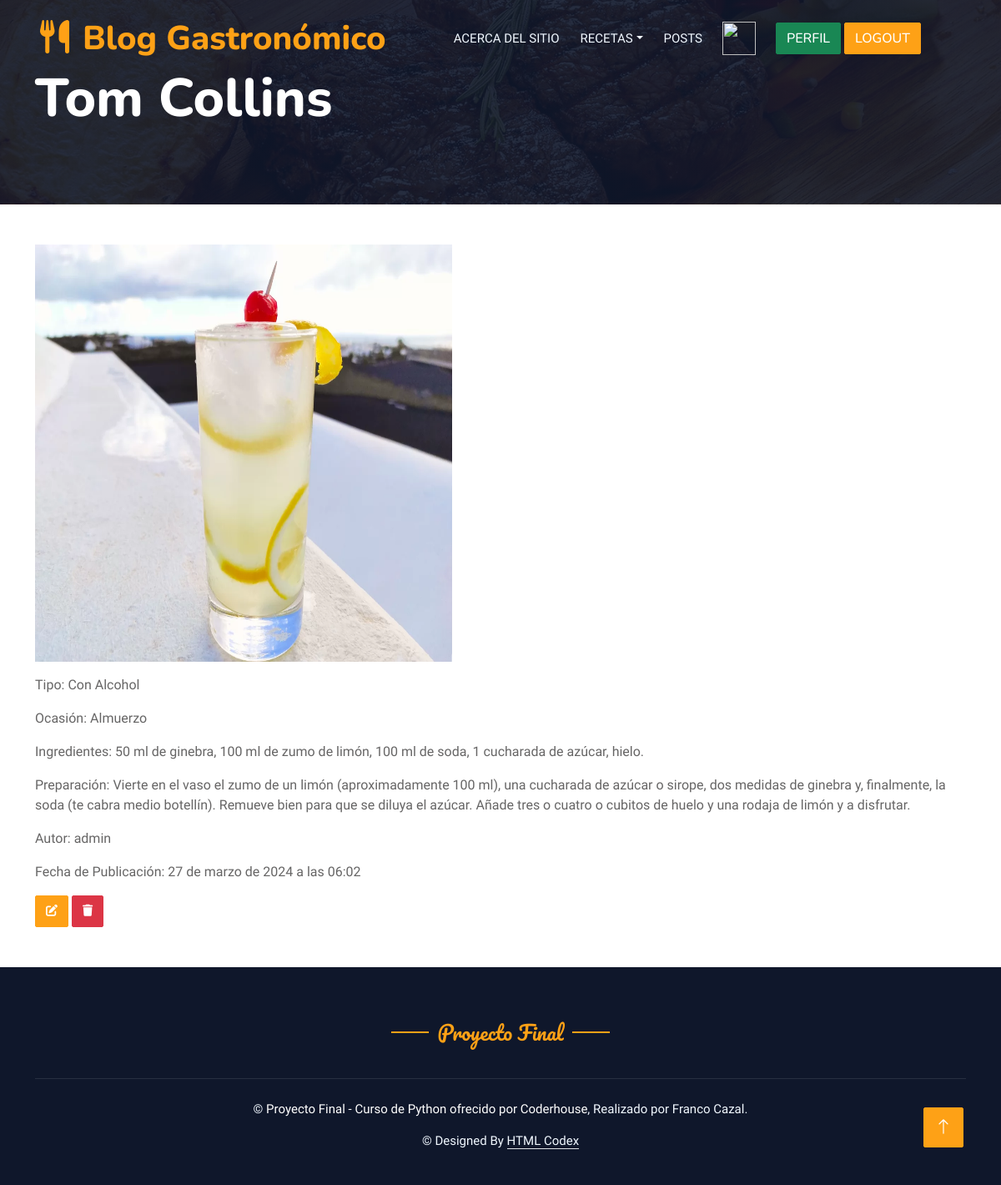
The page /detalleBebida/1/ (signed in) on the database its author committed.
### aplicacion/models.py (models this page shows, shortened)
class Bebida(models.Model):
    recetaBebidaTipo = (
        ('Con Alcohol','Con Alcohol'),
        ('Sin Alcohol','Sin Alcohol'),
        ('Cafetería','Cafetería'),
    )
    usuario = models.ForeignKey(User, on_delete=models.CASCADE, null=True, blank=True)
    titulo = models.CharField(max_length=50)
    tipo = models.CharField(max_length=20, choices=recetaBebidaTipo, default='sinAlcohol')
    ocasion = models.CharField(max_length=20)
    ingredientes = models.TextField(null=True, blank=True)
    preparacion = models.TextField(null=True, blank=True)
    fechaPublicacion = models.DateTimeField(auto_now_add=True)
    imagenRecetaBebida = models.ImageField(upload_to="galeria", null=True)

### aplicacion/views.py (the view)
# urls.py: path('detalleBebida/<int:pk>/', BebidaDetalle.as_view(), name="detalleBebida"),
class BebidaDetalle(LoginRequiredMixin, DetailView):
    model = Bebida
    context_object_name = 'bebida'
    template_name = 'aplicacion/detalleBebida.html'

### aplicacion/templates/aplicacion/detalleBebida.html
{% extends 'aplicacion/pagina.html' %}
{% block titulo %}
<div class="container-xxl py-5 bg-dark hero-header mb-5">
    <div class="container my-3 py-3">
        <div class="row align-items-center g-4">
            <div class="col-lg-7 text-center text-lg-start">
                <h1 class="display-3 text-white animated slideInLeft">{{bebida.titulo}}</h1>
            </div>
        </div>
    </div>
</div>
{% endblock titulo %}
{% block contenido %}
<div class="container">
    {% if bebida.imagenRecetaBebida %}
        <p><img src="{{bebida.imagenRecetaBebida.url}}" width="500px" height="500px"></p>
    {% endif %}
    <p>Tipo: {{bebida.tipo}}</p>
    <p>Ocasión: {{bebida.ocasion}}</p>
    <p>Ingredientes: {{bebida.ingredientes}}</p>
    <p>Preparación: {{bebida.preparacion}}</p>
    <p>Autor: {{bebida.usuario}}</p>
    <p>Fecha de Publicación: {{bebida.fechaPublicacion}}</p>
    {% if user.id == bebida.usuario.id %}
        <a
            href="{% url 'updateBebida' bebida.id %}"
            class="btn btn-primary"
            style="--bs-btn-padding-y: .25rem; --bs-btn-padding-x: .5rem; --bs-btn-font-size: .75rem;"
            ><i class="fa fa-edit fa-sm" title="Edit Record"></i>
        </a>
        <a
            href="{% url 'deleteBebida' bebida.id %}"
            class="btn btn-danger"
            style="--bs-btn-padding-y: .25rem; --bs-btn-padding-x: .5rem; --bs-btn-font-size: .75rem;"
            ><i class="fa fa-trash fa-sm" title="Delete Record"></i>
        </a>
    {% endif %}
</div>
{% endblock contenido %}

### aplicacion/static/css/style.css (style rules this page uses)
:root { --primary: #FEA116; --light: #F1F8FF; --dark: #0F172B; }
.btn { font-family: 'Nunito', sans-serif; font-weight: 500; text-transform: uppercase; transition: .5s; }
.btn.btn-primary, .btn.btn-secondary { color: #FFFFFF; }
.hero-header { background: linear-gradient(rgba(15, 23, 43, .9), rgba(15, 23, 43, .9)), url(../img/bg-hero.jpg); background-position: center center; background-repeat: no-repeat; background-size: cover; }

### rows shown on the page
Bebida: titulo "Tom Collins", imagenRecetaBebida (picture), tipo "Con Alcohol", ocasion "Almuerzo", ingredientes "50 ml de ginebra, 100 ml de zumo de limón, 100 ml de soda, 1 cucharada de azúcar, hielo.", preparacion "Vierte en el vaso el zumo de un limón (aproximadamente 100 ml), una cucharada de azúcar o sirope, dos medidas de ginebra y, finalmente, la soda (te cabra medio botellín). Remueve bien para que se diluya el azúcar. Añade tres o cuatro o cubitos de huelo y una rodaja de limón y a disfrutar.", usuario "admin", fechaPublicacion "27 de marzo de 2024 a las 06:02"
